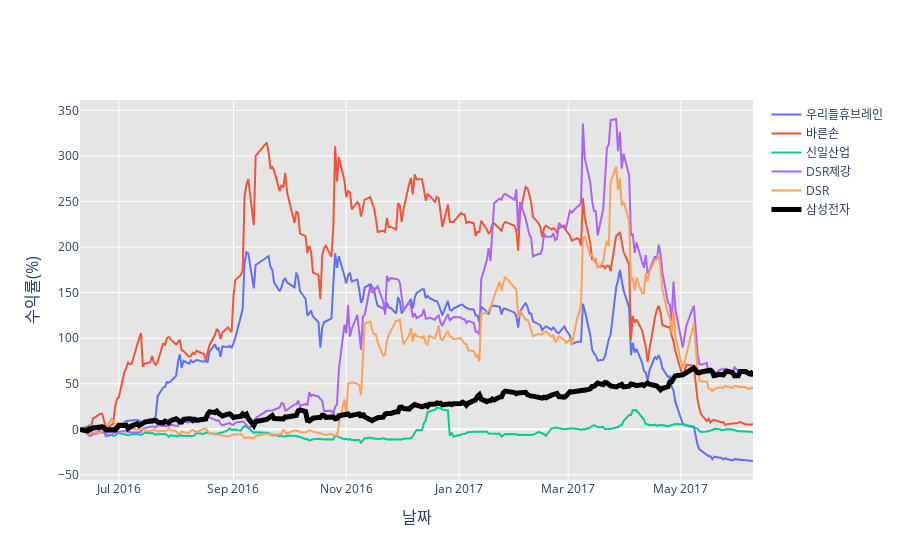

Write notebook code for a chart like this one.
### Markdown cell above
# 그래프 그리기

### Code cell
fig = go.Figure()
fig.add_trace(go.Scatter(x=df['Date'],y=df['우리들휴브레인'],
             mode='lines', name='우리들휴브레인'))
fig.add_trace(go.Scatter(x=df['Date'],y=df['바른손'],
             mode='lines', name='바른손'))
fig.add_trace(go.Scatter(x=df['Date'],y=df['신일산업'],
             mode='lines', name='신일산업'))
fig.add_trace(go.Scatter(x=df['Date'],y=df['DSR제강'],
             mode='lines', name='DSR제강'))
fig.add_trace(go.Scatter(x=df['Date'],y=df['DSR'],
             mode='lines', name='DSR'))
fig.add_trace(go.Scatter(x=df['Date'],y=df['삼성전자'],
             mode='lines', name='삼성전자',
            line=dict(color='black', width=5)))

fig.update_layout(autosize=True,
                 plot_bgcolor="#e5e5e5")

fig.update_xaxes(title_text="날짜", title_font_size=16)
fig.update_yaxes(title_text="수익률(%)", title_font_size=16)

fig.show()



# fig.update_layout(autosize=True,
#                     # width=1200,
#                     # height = 800,
#                     hoverlabel_font_color='#FFFFFF',
#                     plot_bgcolor="#e5e5e5",
#                     title_font_size = 18,
#                     font_color="#3F3F3F")


# fig.update_xaxes(title_text=None, title_font_size=16)
# fig.update_yaxes(title_text="종가 평균", title_font_size=16)

# # fig.add_trace(go.Box(y=df.Average, name='Sample A',
# #                 marker_color = 'indianred'))
# # fig.add_trace(go.Box(y=df.Average, name = 'Sample B',
# #                 marker_color = 'lightseagreen'))


# fig.show()

### Figure 1 — Plotly figure (JSON) as saved in the notebook; plotly's stock layout.template omitted (floating-point values rounded to 4 significant figures; data arrays with more than 128 entries replaced by an {"elided": "..."} marker saying what was removed)
{"data": [{"mode": "lines", "name": "우리들휴브레인", "type": "scatter", "x": {"elided": "247 str values"}, "y": {"elided": "247 float values"}}, {"mode": "lines", "name": "바른손", "type": "scatter", "x": {"elided": "247 str values"}, "y": {"elided": "247 float values"}}, {"mode": "lines", "name": "신일산업", "type": "scatter", "x": {"elided": "247 str values"}, "y": {"elided": "247 float values"}}, {"mode": "lines", "name": "DSR제강", "type": "scatter", "x": {"elided": "247 str values"}, "y": {"elided": "247 float values"}}, {"mode": "lines", "name": "DSR", "type": "scatter", "x": {"elided": "247 str values"}, "y": {"elided": "247 float values"}}, {"line": {"color": "black", "width": 5}, "mode": "lines", "name": "삼성전자", "type": "scatter", "x": {"elided": "247 str values"}, "y": {"elided": "247 float values"}}], "layout": {"autosize": true, "plot_bgcolor": "#e5e5e5", "xaxis": {"title": {"font": {"size": 16}, "text": "날짜"}}, "yaxis": {"title": {"font": {"size": 16}, "text": "수익률(%)"}}}}
